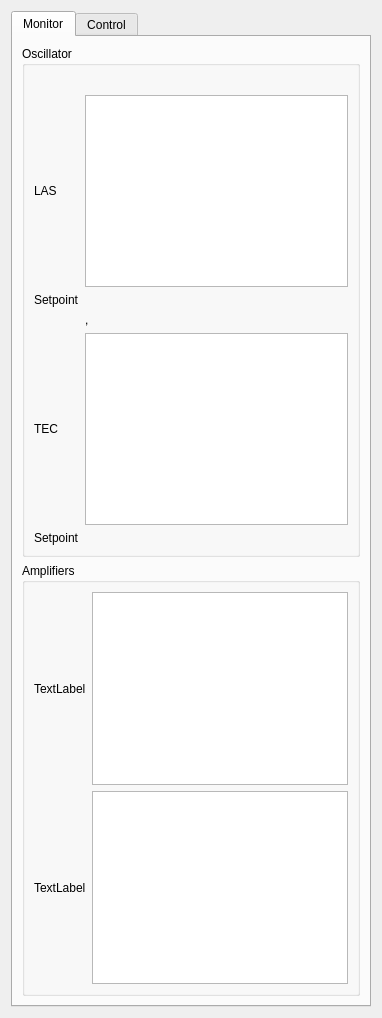
                  <widget class="QWidget" name="tab_55">
                   <attribute name="title">
                    <string>Optical Pumps</string>
                   </attribute>
                   <layout class="QGridLayout" name="gridLayout_59">
                    <item row="0" column="0">
                     <widget class="QTabWidget" name="tabWidget_21">
                      <property name="currentIndex">
                       <number>0</number>
                      </property>
                      <widget class="QWidget" name="tab_56">
                       <attribute name="title">
                        <string>Monitor</string>
                       </attribute>
                       <layout class="QGridLayout" name="gridLayout_64">
                        <item row="0" column="0">
                         <widget class="QGroupBox" name="groupBox_23">
                          <property name="title">
                           <string>Oscillator</string>
                          </property>
                          <layout class="QGridLayout" name="gridLayout_60">
                           <item row="2" column="0">
                            <widget class="QLabel" name="label_165">
                             <property name="text">
                              <string>Setpoint</string>
                             </property>
                            </widget>
                           </item>
                           <item row="4" column="0">
                            <widget class="QLabel" name="label_164">
                             <property name="text">
                              <string>TEC</string>
                             </property>
                            </widget>
                           </item>
                           <item row="3" column="1">
                            <widget class="QLabel" name="label_162">
                             <property name="text">
                              <string>&lt;temp&gt;, &lt;TEC current&gt;</string>
                             </property>
                            </widget>
                           </item>
                           <item row="4" column="1">
                            <widget class="QGraphicsView" name="graphicsView_162"/>
                           </item>
                           <item row="1" column="1">
                            <widget class="QGraphicsView" name="graphicsView_158"/>
                           </item>
                           <item row="0" column="1">
                            <widget class="QLabel" name="label_159">
                             <property name="text">
                              <string>&lt;las current&gt;</string>
                             </property>
                            </widget>
                           </item>
                           <item row="1" column="0">
                            <widget class="QLabel" name="label_158">
                             <property name="text">
                              <string>LAS</string>
                             </property>
                            </widget>
                           </item>
                           <item row="2" column="1">
                            <widget class="QLabel" name="label_163">
                             <property name="text">
                              <string>&lt;current setpoint&gt;</string>
                             </property>
                            </widget>
                           </item>
                           <item row="5" column="0">
                            <widget class="QLabel" name="label_166">
                             <property name="text">
                              <string>Setpoint</string>
                             </property>
                            </widget>
                           </item>
                           <item row="5" column="1">
                            <widget class="QLabel" name="label_167">
                             <property name="text">
                              <string>&lt;temp setpoint&gt;</string>
                             </property>
                            </widget>
                           </item>
                          </layout>
                         </widget>
                        </item>
                        <item row="1" column="0">
                         <widget class="QGroupBox" name="groupBox_24">
                          <property name="title">
                           <string>Amplifiers</string>
                          </property>
                          <layout class="QGridLayout" name="gridLayout_61">
                           <item row="0" column="1">
                            <widget class="QGraphicsView" name="graphicsView_159"/>
                           </item>
                           <item row="1" column="1">
                            <widget class="QGraphicsView" name="graphicsView_160"/>
                           </item>
                           <item row="0" column="0">
                            <widget class="QLabel" name="label_156">
                             <property name="text">
                              <string>TextLabel</string>
                             </property>
                            </widget>
                           </item>
                           <item row="1" column="0">
                            <widget class="QLabel" name="label_157">
                             <property name="text">
                              <string>TextLabel</string>
                             </property>
                            </widget>
                           </item>
                          </layout>
                         </widget>
                        </item>
                       </layout>
                      </widget>
                      <widget class="QWidget" name="tab_57">
                       <attribute name="title">
                        <string>Control</string>
                       </attribute>
                      </widget>
                     </widget>
                    </item>
                   </layout>
                  </widget>
